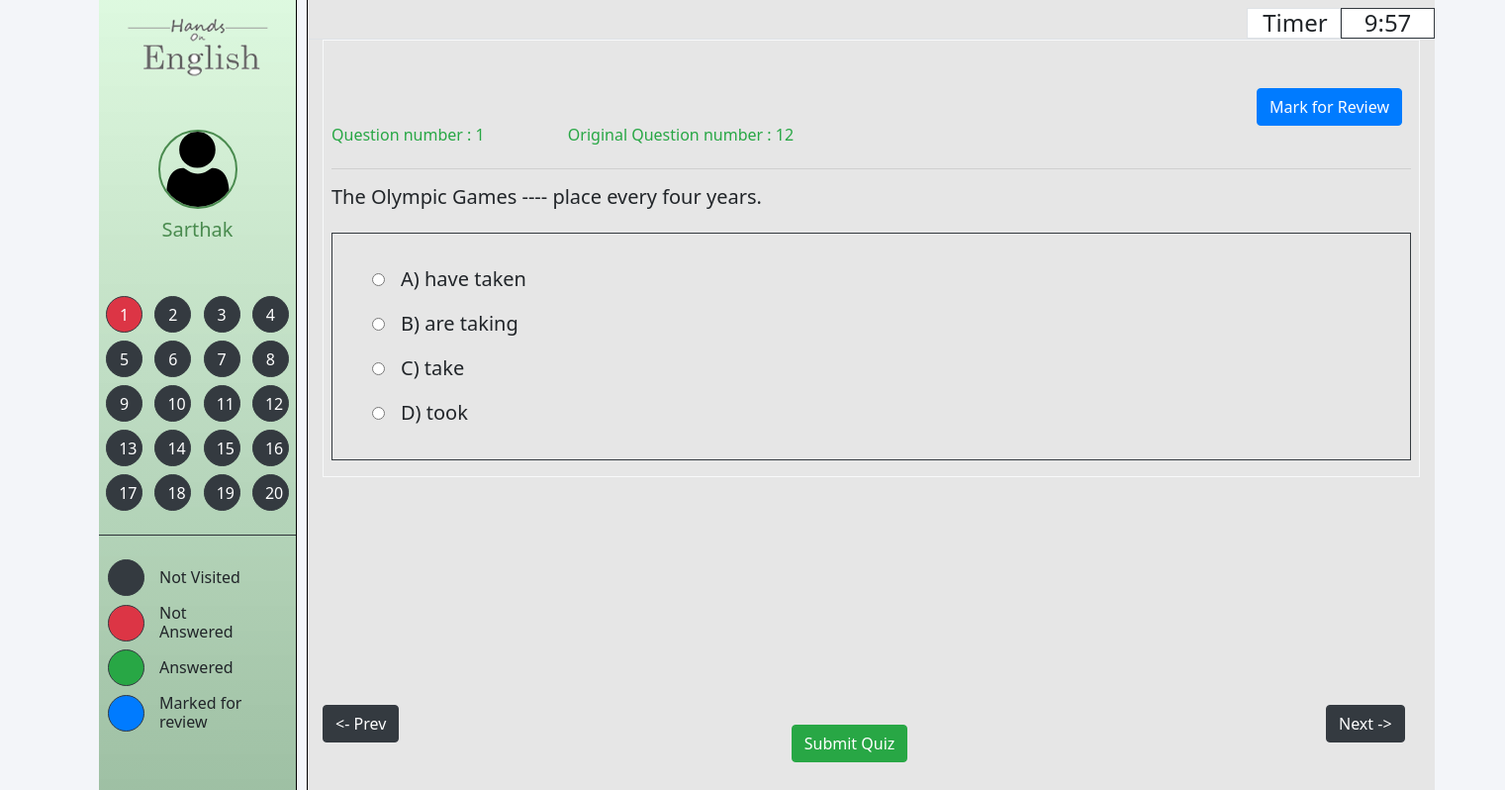
The app's page /a_test_ques.php with its own data.
### tables this page shows
CREATE TABLE `q_bank` (
  `id` int(11) NOT NULL,
  `question` varchar(250) DEFAULT NULL,
  `opta` varchar(200) DEFAULT NULL,
  `optb` varchar(200) DEFAULT NULL,
  `optc` varchar(200) DEFAULT NULL,
  `optd` varchar(200) DEFAULT NULL,
  `answer` varchar(20) DEFAULT NULL,
  `type` int(2) DEFAULT NULL
);

### a_test_ques.php (the view, shortened to what this page needs)
<!doctype html>
<html lang="en">
  <head>
    <link rel="stylesheet" href="https://stackpath.bootstrapcdn.com/bootstrap/4.5.0/css/bootstrap.min.css">
      <link rel="stylesheet" href="a_nav_style.css">
</head>
<body>
      <nav>
      <div class="row text-center">
        <img src="img/logo.png" alt="" class="rounded mx-auto d-block" width="75%">
    </div>
            <br><br>
            <div class="user">
                <img src="img/user.svg" alt="">
                <p>Sarthak</p>
            </div>
            <div style="height: 30px;">
            </div>
            <div class="row p-3 button_area">
                <?php
                    for($x=1;$x<=20;$x++)
                    {
                        echo '<div class="col-3 p-0 mb-2 d-flex justify-content-center">
                            <button type="button" id="questionnumber'.$x.'" class="btn btn-dark border border-dark rounded-circle ques_num " style="width:37px;height:37px;" onclick="reach('.$x.')">'.$x.'</button>
                        </div>';
                    }
                ?>
            </div>
            <hr class="bg-dark m-0">
            <div class="row p-4 d-flex align-items-center">
                <div class="bg-dark border border-dark rounded-circle mb-2" style="height:37px; width:37px;">
                </div>
                <div class="col-9 mb-2 pt-0 h6">
                    Not Visited
                </div>
                <div class="bg-danger border border-dark rounded-circle mb-2" style="height:37px; width:37px;">
                </div>
                <div class="col-9 mb-2 pt-0 h6">
                    Not Answered
                </div>
                <div class="bg-success border border-dark rounded-circle mb-2" style="height:37px; width:37px;">
                </div>
                <div class="col-9 mb-2 pt-0 h6">
                    Answered
                </div>
                <div class="bg-primary border border-dark rounded-circle mb-2" style="height:37px; width:37px;">
                </div>
                <div class="col-9 mb-2 pt-0 h6">
                    Marked for review
                </div>
            </div>
      </nav>
      <div class="container ques_area">
        <div class="row pt-2 border-bottom d-flex justify-content-end" id="time_up">
            <div class="col-1 text-right border bg-white">
                <div class="h4 m-0">Timer</div>
            </div>
            <div class="col-1 border border-dark text-center bg-white">
                <div id="timer" class="h4 m-0"></div>
            </div>
        </div>
    <form id="myForm" name="myForm" action="quiz_submitted.php" method="POST">
    <?php
            $no_of_questions = 20;
            $registration_number = '19BCE1672';
            $reg = $registration_number[strlen($registration_number)-1];
            $mul_fact = pow(7,$reg%10);
            $host = "localhost";
            $dbUsername = "root";
            $dbPassword = "";
            $dbname = "english";
            $conn = new mysqli($host, $dbUsername, $dbPassword, $dbname);
            mysqli_select_db($conn,"submit");
            for($x=1;$x<=$no_of_questions;$x++){
                $question = ((((($mul_fact*$x+$reg)%$no_of_questions))%$no_of_questions+1));
                $result = mysqli_query($conn,"select * from q_bank where
                            id ='$question'")
                            or die("Failed to query database ".mysqli_error($conn));
                $row = mysqli_fetch_array($result);
                echo '<div class="question p-2 pt-5 border border-light" id="question'.$x.'">';
                echo '<div class="row justify-content-end pr-4">
                <div name="" id="" class="btn btn-primary" onclick="review('.$x.')">Mark for Review</div><br>
                </div>';
                echo "<p class=\"text-success h6 mb-4\">Question number : ".$x."&emsp;&emsp;&emsp;&emsp;&emsp; Original Question number : ".$row['id']."</p>";
                echo "<hr><h5>".$row['question']."</h5>";
                echo '<div class="mt-4 p-4 border border-dark h5">';
                echo '<input class="m-3" type="radio" name="option'.$x.'" id="opta" value="A" onclick="answered('.$x.')">'.$row['opta'].'<br>';
                echo '<input class="m-3" type="radio" name="option'.$x.'" id="optb" value="B" onclick="answered('.$x.')">'.$row['optb'].'<br>';
                echo '<input class="m-3" type="radio" name="option'.$x.'" id="optc" value="C" onclick="answered('.$x.')">'.$row['optc'].'<br>';
                echo '<input class="m-3" type="radio" name="option'.$x.'" id="optd" value="D" onclick="answered('.$x.')">'.$row['optd'].'<br>';
                echo '</div>';
                echo '</div>';
            }
            echo '    <div class="row submit_button">
                <div class="col-3 d-flex justify-content-center">
                        <input type="submit" name="submit" id="" class="btn btn-success" value="Submit Quiz"><br>
                    </div>
                </div>';
    ?>
</form>
<div class="row prev_next">
        <div class="col-4">
            <button class="btn btn-dark" onclick="prev()"><- Prev</button>
        </div>
        <div class="col-4 ml-auto">
            <button class="btn btn-dark" onclick="next()">Next -></button>
        </div>
    </div>
    </div>
</body>
</html>

### a_nav_style.css (style rules this page uses)
* { margin: 0; padding: 0; box-sizing: border-box; list-style: none; text-decoration: none; font-family: 'Segoe UI'; }
body { background-color: #f3f5f9; }
nav { position: fixed; height: 100vh; width: 200px; margin-left: 100px; font-size: 15px; border-right: 1px solid black; background: linear-gradient(#BBFFB660,#4A8B4F80); }
nav .user { display: flex; flex-direction: column; justify-content: center; align-items: center; }
nav .user img { width: 80px; height: 80px; border-radius: 100%; border: 2px solid #4A8B4F; }
nav .user p { font-size: 20px; color: #4A8B4F; font-weight: 500; padding: 2px; margin: 4px; }
.container { margin-left: 310px; height: 100vh; background-color: #e6e6e6; border-left: 1px solid black; }

### a_test_ques.php (style rules this page uses)
body { overflow: hidden; }
#question1 { display: block; }
.question { display: none; }
.prev_next { position: absolute; bottom: 50px; width: 100%; }
.submit_button { position: absolute; bottom: 30px; width: 72%; display: flex; align-items: center; justify-content: center; }

### records on screen
q_bank: id "12", question "The Olympic Games ---- place every four years.", opta "A) have taken", optb "B) are taking", optc "C) take", optd "D) took"
